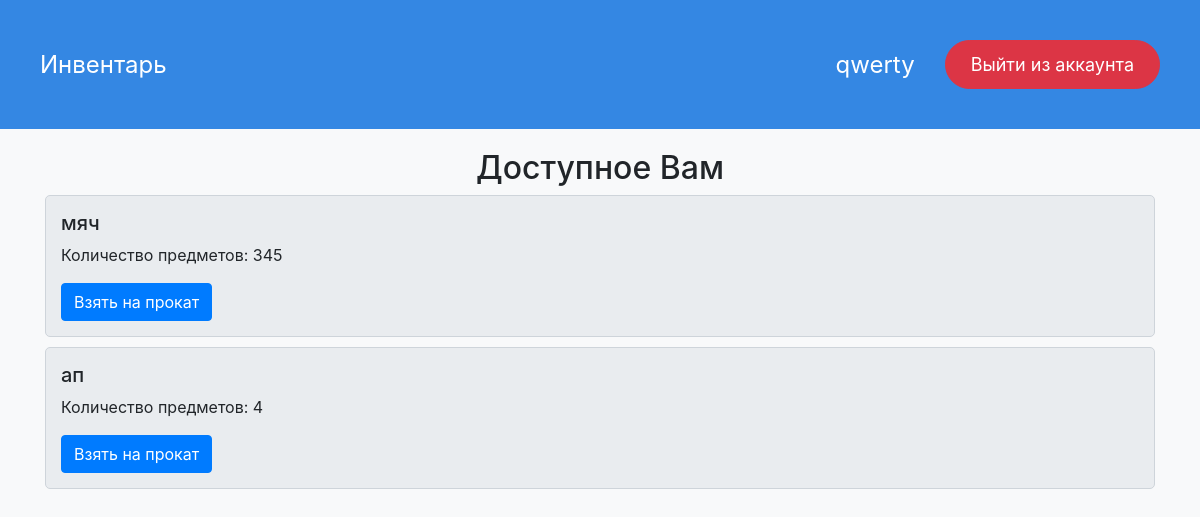
Screenshot of /profile/ (signed in) with the database file from the repository.
### data/models/user.py (models this page shows)
class User(SqlAlchemyBase, UserMixin, SerializerMixin):
    __tablename__ = 'user'
    id = sqlalchemy.Column(sqlalchemy.Integer, primary_key=True)
    type = sqlalchemy.Column(sqlalchemy.String)
    password = sqlalchemy.Column(sqlalchemy.String)
    name = sqlalchemy.Column(sqlalchemy.String)
    invent = sqlalchemy.Column(sqlalchemy.Integer)

### data/models/inventory.py (models this page shows)
class Inventory(SqlAlchemyBase, UserMixin, SerializerMixin):
    __tablename__ = 'inventory'
    id = sqlalchemy.Column(sqlalchemy.Integer, primary_key=True)
    name = sqlalchemy.Column(sqlalchemy.String)
    count = sqlalchemy.Column(sqlalchemy.Integer)
    state = sqlalchemy.Column(sqlalchemy.String)
    admin = sqlalchemy.Column(sqlalchemy.Integer)

### main.py (the view)
@app.route("/profile/", methods=["GET"])
@login_required
def profile_get():
    cur_user = flask_login.current_user
    if cur_user.type == "user":
        items_of_inventory = db_ses.query(Inventory).filter_by(admin=cur_user.invent).all()
        appid = db_ses.query(Applications).filter_by(user=cur_user.id).all()
        appid = [i.id for i in appid]
        return render_template('polzovatel.html', name=cur_user.name, appid = appid, inventory=items_of_inventory,
                               id=cur_user.id)
    else:
        items_of_inventory = db_ses.query(Inventory).filter_by(admin=cur_user.id).all()
        return render_template('admin.html', name=cur_user.name, inventory=items_of_inventory)

### main.py (called while the page is built)
@manager.user_loader
def load_user(user_id):
    return db_ses.query(User).get(user_id)

### templates/polzovatel.html (shortened to what this page needs)
<!DOCTYPE html>
<html lang="ru">
<head>
    <link href="https://stackpath.bootstrapcdn.com/bootstrap/4.5.2/css/bootstrap.min.css" rel="stylesheet">
</head>
<body>
<div class="header" style="display: flex; justify-content: space-between; align-items: center; font-size: 24px;">
    <span>Инвентарь</span>
    <div style="display: flex; align-items: center;">
        <span>{{ name }}</span>
        <button class="btn btn-danger rounded-pill" type="button" id="exit" style="font-size: 18px; padding: 10px 25px; margin-left: 30px;">Выйти из аккаунта</button>
    </div>
</div>
<div class="container inventory-list">
    <h2 align="center">Доступное Вам</h2>
    <div class="row">
        <div class="col-sm-12">
            {% for item in inventory %}
            {% if true %}
            <div class="col-md-14">
                <div class="inventory-item">
                    <h5>{{ item.name }}</h5>
                    <p>Количество предметов: {{ item.count }}</p>
                    <button class="btn btn-primary" name="ItemName" id="open{{ item.name }}" value="{{ item.name }}">Взять на прокат</button>
                </div>
            </div>
            {% endif %}
            {% endfor %}
        </div>
    </div>
</div>
</body>
</html>

### templates/polzovatel.html (style rules this page uses)
body { background-color: #f8f9fa; }
.header { background-color: #3487e3; color: white; padding: 40px; text-align: center; }
.inventory-list { margin-top: 20px; }
.inventory-item { background-color: #e9ecef; border: 1px solid #ced4da; border-radius: 5px; padding: 15px; margin-bottom: 10px; transition: transform 0.2s; cursor: pointer; }

### rows the page displays
User: name "qwerty"
Inventory: name "мяч", count "345"
Inventory: name "ап", count "4"
